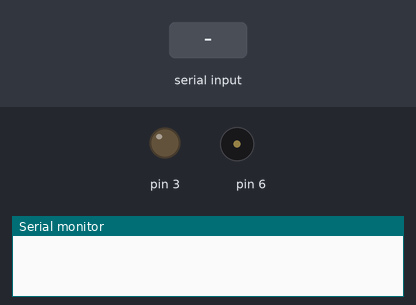
Bench run of a sketch on a simulated Arduino Uno, built with avr-gcc and run on an emulated ATmega328P. Parts: output pins drawn as LEDs (lit = HIGH), buzzer (waves = sounding), the last lines printed to the serial monitor. The test bench sets the inputs (shaded band).

Above: at 1.2 s.
1.3 s: "test" received over Serial
At 2.45 s:
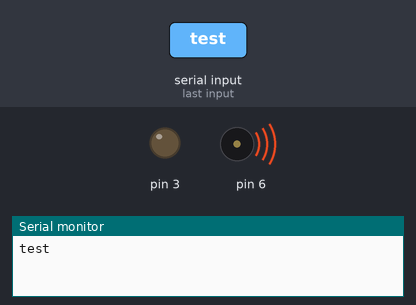
4.1 s: "1" received over Serial
Timing chart, 0 to 7.1 s (numbered marks = the images above; inputs shaded):
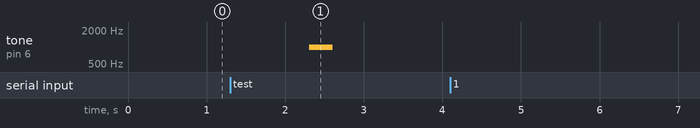

Measured:
- after the input at 1.3 s, tone on pin 6: silent → 1000 Hz after 1.0 s, → silent 0.30 s later

The sketch:

Receiver.ino
```cpp
void setup()
{
  pinMode(6, OUTPUT);
  pinMode(3, OUTPUT);
  digitalWrite(3, LOW);
  Serial.begin(9600);
}

void loop()
{

  if (Serial.available()) {
    String msg = Serial.readString();
    Serial.println(msg);
    if(msg == "test")
    {
      tone(6, 1000, 300);
    }
  }
}
```
